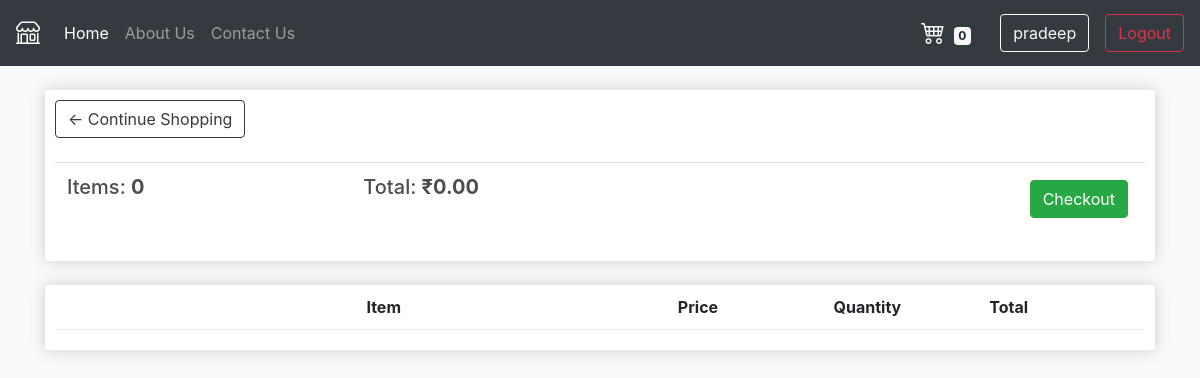
The app's page /cart/ (signed in), older data.
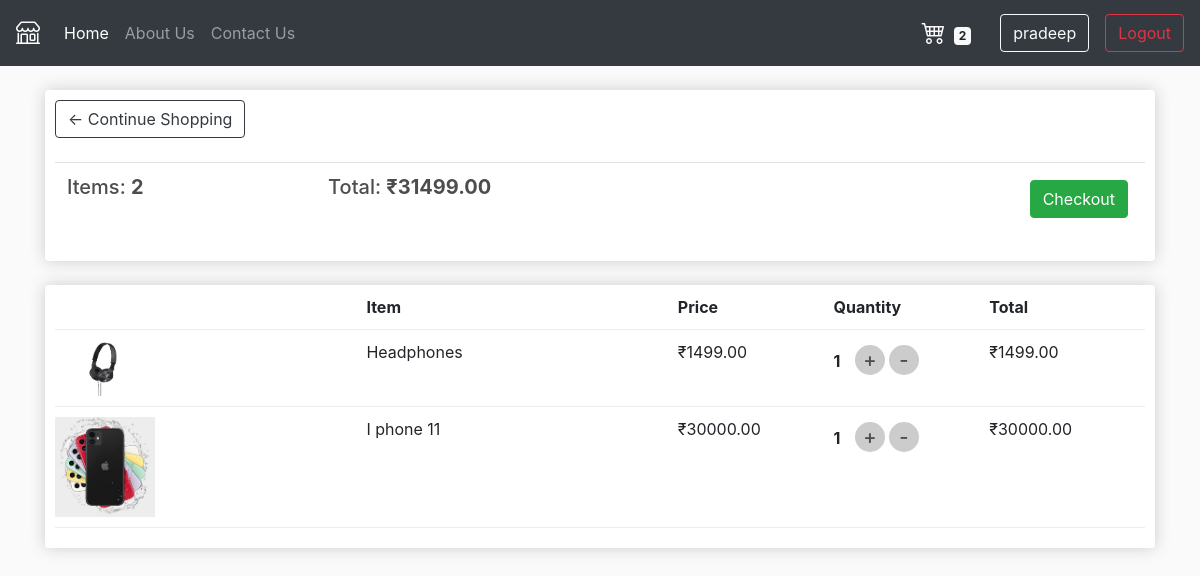
The same page, newer data.
### store/models.py (models this page shows, shortened)
class Order(models.Model):
    customer = models.ForeignKey(Customer, on_delete=models.SET_NULL, null=True, blank=True)
    date_ordered = models.DateTimeField(auto_now_add=True)
    complete = models.BooleanField(default=False)
    transaction_id = models.CharField(max_length=200, null=True)
    @property
    def get_cart_total(self):
        orderitems = self.orderitem_set.all()
        total = sum([item.get_total for item in orderitems])
        return total
    @property
    def get_cart_items(self):
        orderitems = self.orderitem_set.all()
        total = sum([item.quantity for item in orderitems])
        return total

class OrderItem(models.Model):
    product = models.ForeignKey(Product, on_delete=models.SET_NULL, null=True)
    order = models.ForeignKey(Order, on_delete=models.SET_NULL, null=True, blank=True)
    quantity = models.IntegerField(default=0, null=True, blank=True)
    date_added = models.DateTimeField(auto_now_add=True)
    @property
    def get_total(self):
        total = self.product.price * self.quantity
        return total

class Product(models.Model):
    name = models.CharField(max_length=200)
    category = models.CharField(max_length=50, default="")
    sub_category = models.CharField(max_length=50,default=None, null=True, blank=True)
    desc = models.CharField(max_length=300, default=None, null=True, blank=True)
    price = models.DecimalField(max_digits=10, decimal_places=2)
    digital = models.BooleanField(default=False, null=True, blank=True)
    image = models.ImageField(null=True, blank=True)
    @property
    def imageURL(self):
        try:
            url = self.image.url
        except:
            url = ''
        return url

### store/views.py (the view)
# urls.py: path('cart/',views.cart,name='cart'),
def cart(request):
    data = cartData(request)
    cartItems = data['cartItems']
    order = data['order']
    items = data['items']
    context = {'items':items, 'order':order,'cartItems':cartItems}
    return render(request,'stores/cart.html', context)

### store/utils.py (called while the page is built)
def cartData(request):
    if request.user.is_authenticated:
        customer = request.user.customer
        order, created = Order.objects.get_or_create(customer=customer, complete=False)
        items = order.orderitem_set.all()
        cartItems = order.get_cart_items
    else:
        cookieData = cookieCart(request)
        cartItems = cookieData['cartItems']
        order = cookieData['order']
        items = cookieData['items']
    return {'cartItems':cartItems, 'order':order, 'items':items}

### store/templates/stores/cart.html
{% extends 'stores/main.html' %}
{% load static %}
{% block content %}
    <div class="row">
        <div class="col lg 12">
            <div class="box-element">
                <a class="btn btn-outline-dark" href="{% url 'store' %}">&#x2190; Continue Shopping</a>
                <br>
                <br>
                <table class="table">
                    <tr>
                        <th><h5>Items: <strong>{{ order.get_cart_items }}</strong></h5></th>
                        <th><h5>Total: <strong>₹{{ order.get_cart_total | floatformat:2 }}</strong></h5></th>
                        <th>
                            <a style="float: right; margin: 5px;" class="btn btn-success" href="{% url 'checkout' %}">Checkout</a>
                        </th>
                    </tr>
                </table>
            </div>
            <br>
            <div class="box-element">
                <div class="cart-row">
					<div style="flex:2"></div>
					<div style="flex:2"><strong>Item</strong></div>
					<div style="flex:1"><strong>Price</strong></div>
					<div style="flex:1"><strong>Quantity</strong></div>
					<div style="flex:1"><strong>Total</strong></div>
				</div>
                {% for item in items %}
                <div class="cart-row">
					<div style="flex:2"><img class="row-image" src="{{ item.product.imageURL }}"></div>
					<div style="flex:2">{{ item.product.name }}</div>
					<div style="flex:1">₹{{ item.product.price | floatformat:2 }}</div>
					<div style="flex:1">
                        <p class="quantity">{{ item.quantity }}</p>
						<div class="quantity">
                            <h2 data-product={{item.product.id}} data-action="add" class="chg-quantity update-cart update-cart">+</h2>
                            <h2 data-product={{item.product.id}} data-action="remove" class="chg-quantity update-cart update-cart">-</h2>
						</div>
                    </div>
					<div style="flex:1">₹{{ item.get_total|floatformat:2 }}</div>
				</div>
                {% endfor %}
            </div>
        </div>
    </div>
{% endblock content %}

### store/templates/stores/main.html (shortened to what this page needs)
<!DOCTYPE html>
{% load static %}
<html>
<head>
	<link rel="stylesheet" href="https://stackpath.bootstrapcdn.com/bootstrap/4.4.1/css/bootstrap.min.css">
	<link rel="stylesheet" href="https://cdn.jsdelivr.net/npm/bootstrap-icons@1.6.0/font/bootstrap-icons.css">
	<link rel="stylesheet" type="text/css" href="{% static 'css/main.css' %}">
  </head>
  <body>
    <nav class="navbar navbar-expand-lg navbar-dark bg-dark">
		<a class="navbar-brand" href="{% url 'store' %}"><i class="bi bi-shop" style="font-size: 24px;"></i></a>
		<div class="collapse navbar-collapse" id="navbarSupportedContent">
		  <ul class="navbar-nav mr-auto">
			<li class="nav-item active">
			  <a class="nav-link" href="{% url 'store' %}">Home <span class="sr-only">(current)</span></a>
			</li>
			<li class="nav-item">
			  <a class="nav-link" href="{% url 'about' %}">About Us</a>
			</li>
			<li class="nav-item">
			  <a class="nav-link" href="{% url 'contact' %}">Contact Us</a>
			</li>
		  </ul>
		  <form class="form-inline my-2 my-lg-0">
			<a href="{% url 'cart' %}" class="btn btn-link text-light mr-3">
				<i class="bi bi-cart4" style="font-size: 24px;"></i>
				<span class="badge badge-light ml-1">{{cartItems}}</span>
			</a>
			{% if user.is_authenticated %}
			<a href="#" class="btn btn-outline-light mr-3">{{ user.username }}</a>
			<a href="{% url 'logout' %}" class="btn btn-outline-danger">Logout</a>
			{% else %}
			<a href="{% url 'login' %}" class="btn btn-outline-light mr-3">Login</a>
			<a href="{% url 'register' %}" class="btn btn-outline-success">Register</a>
			{% endif %}
		  </form>
		</div>
	</nav>
       	<div class="container">
              <br>
              {% block content %}
              {% endblock content %}
    	</div>
  </body>
</html>

### static/css/main.css (style rules this page uses)
body { background-color: hsl(0, 0%, 98%); }
h1,h2,h3,h4,h5,h6 { color:hsl(0, 0%, 30%); }
.box-element { box-shadow:hsl(0, 0%, 80%) 0 0 16px; background-color: #fff; border-radius: 4px; padding: 10px; }
.btn { border-radius: 10; }
.row-image { width: 100px; }
.cart-row { display: flex; align-items: flex-stretch; padding-bottom: 10px; margin-bottom: 10px; border-bottom: 1px solid #ececec; }
.quantity { display: inline-block; font-weight: 700; padding-right:10px; }
.chg-quantity { width: 12px; cursor: pointer; display: block; margin-top: 5px; transition:.1s; }
.quantity h2 { display: inline-block; width: 30px; height: 30px; border-radius: 50%; background-color: #ccc; text-align: center; line-height: 30px; font-size: 20px; cursor: pointer; }

Row changes from the older to the newer data that the page shows:
removed Order: get_cart_items "0", get_cart_total "0.00"
added Order: get_cart_items "2", get_cart_total "31499.00"
added OrderItem: product.imageURL (picture), product.name "Headphones", product.price "1499.00", quantity "1", get_total "1499.00"
added OrderItem: product.imageURL (picture), product.name "I phone 11", product.price "30000.00", quantity "1", get_total "30000.00"
Text that changed along with them:
{{ cartItems }}: "0" → "2"
